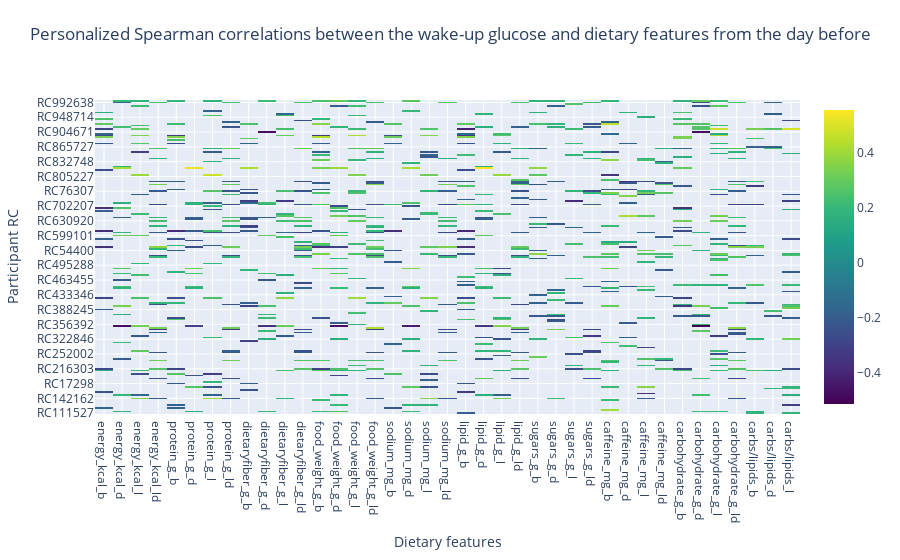

Notebook source saved alongside this figure:
### Code cell
plot_corr_heatmap(corr_df, sign_threshold=0.05, pvalue_column='pvalue', savefig=True, filename='corr_split_diet_pnp3_nonfdr')

### Figure 1 — Plotly figure (JSON) as saved in the notebook; plotly's stock layout.template omitted (floating-point values rounded to 4 significant figures; data arrays with more than 128 entries replaced by an {"elided": "..."} marker saying what was removed)
{"data": [{"colorscale": [[0, "#440154"], [0.1111, "#482878"], [0.2222, "#3e4989"], [0.3333, "#31688e"], [0.4444, "#26828e"], [0.5556, "#1f9e89"], [0.6667, "#35b779"], [0.7778, "#6ece58"], [0.8889, "#b5de2b"], [1, "#fde725"]], "hoverongaps": false, "type": "heatmap", "x": ["energy_kcal_b", "energy_kcal_d", "energy_kcal_l", "energy_kcal_ld", "protein_g_b", "protein_g_d", "protein_g_l", "protein_g_ld", "dietaryfiber_g_b", "dietaryfiber_g_d", "dietaryfiber_g_l", "dietaryfiber_g_ld", "food_weight_g_b", "food_weight_g_d", "food_weight_g_l", "food_weight_g_ld", "sodium_mg_b", "sodium_mg_d", "sodium_mg_l", "sodium_mg_ld", "lipid_g_b", "lipid_g_d", "lipid_g_l", "lipid_g_ld", "sugars_g_b", "sugars_g_d", "sugars_g_l", "sugars_g_ld", "caffeine_mg_b", "caffeine_mg_d", "caffeine_mg_l", "caffeine_mg_ld", "carbohydrate_g_b", "carbohydrate_g_d", "carbohydrate_g_l", "carbohydrate_g_ld", "carbs/lipids_b", "carbs/lipids_d", "carbs/lipids_l"], "y": {"elided": "191 str values"}, "z": {"elided": "191x39 float values"}}], "layout": {"title": {"text": "Personalized Spearman correlations between the wake-up glucose and dietary features from the day before", "x": 0.5, "xanchor": "center", "y": 0.95, "yanchor": "top"}, "xaxis": {"title": {"text": "Dietary features"}}, "yaxis": {"title": {"text": "Participant RC"}}}}
